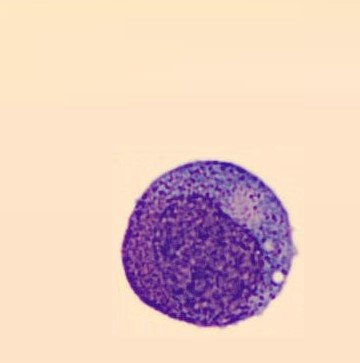
#> input picture Selected_images/Easy1.jpg, 360 x 363 px; its folder holds only this picture in this run
$ python -i pipeline.py   (imports and definitions only)   (older library calls are emulated)
#> lines starting #> are read from the running program, lines starting #| are printed output that depends on the picture; after the words box and inside, x2 and y2 are one past the last pixel; in counts of white or black regions, pixels touching at a corner belong together
"""
Adaptive Multi-Strategy Image Processing Pipeline for Blood Cell Segmentation.

This pipeline automatically tries multiple colour-space + thresholding strategies
on each image and selects the one that produces the most plausible cell mask,
using shape-based quality heuristics (no ground truth needed at runtime).

Strategies explored per image:
    1. HSV Saturation channel + Otsu
    2. CIELAB A* channel + Otsu
    3. Colour distance from estimated background + Otsu
    4. Inverted Grayscale + Otsu
    5. HSV Saturation + Adaptive Gaussian threshold
    6. K-means colour clustering (k=3)
    7. Colour distance + Adaptive threshold with tighter params

Each strategy is scored by a quality metric that rewards:
    - Area ratio within expected cell range (2-20% of image)
    - Circularity / compactness (blood cells are roughly round)
    - Solidity (filled shape, not fragmented)
    - Centredness (cell tends to be near image centre in these micrographs)

The best-scoring strategy's mask is selected as the final output.
"""

import cv2
import numpy as np


# ---------------------------------------------------------------------------
#  Individual pipeline stages
# ---------------------------------------------------------------------------

def estimate_background(img_rgb, margin=15):
    """Estimate background colour from image border pixels."""
    h, w = img_rgb.shape[:2]
    border = np.concatenate([
        img_rgb[:margin, :].reshape(-1, 3),
        img_rgb[-margin:, :].reshape(-1, 3),
        img_rgb[margin:-margin, :margin].reshape(-1, 3),
        img_rgb[margin:-margin, -margin:].reshape(-1, 3),
    ])
    return np.median(border, axis=0).astype(np.float64)


def colour_distance_map(img_rgb, bg_colour):
    """Per-pixel Euclidean distance from estimated background colour."""
    diff = img_rgb.astype(np.float64) - bg_colour
    dist = np.sqrt(np.sum(diff ** 2, axis=2))
    # Normalise to 0-255
    if dist.max() > 0:
        dist = (dist / dist.max() * 255).astype(np.uint8)
    else:
        dist = np.zeros(img_rgb.shape[:2], dtype=np.uint8)
    return dist


def extract_channel(img_rgb, method):
    """Extract a single-channel representation for thresholding."""
    if method == "HSV_S":
        return cv2.cvtColor(img_rgb, cv2.COLOR_RGB2HSV)[:, :, 1]
    elif method == "HSV_V_INV":
        return 255 - cv2.cvtColor(img_rgb, cv2.COLOR_RGB2HSV)[:, :, 2]
    elif method == "LAB_A":
        return cv2.cvtColor(img_rgb, cv2.COLOR_RGB2LAB)[:, :, 1]
    elif method == "LAB_B":
        return cv2.cvtColor(img_rgb, cv2.COLOR_RGB2LAB)[:, :, 2]
    elif method == "GRAY_INV":
        return 255 - cv2.cvtColor(img_rgb, cv2.COLOR_RGB2GRAY)
    elif method == "COL_DIST":
        bg = estimate_background(img_rgb)
        return colour_distance_map(img_rgb, bg)
    else:
        return 255 - cv2.cvtColor(img_rgb, cv2.COLOR_RGB2GRAY)


def apply_clahe(img_rgb, clip_limit=2.0, tile_grid=(8, 8)):
    """
    Adaptive Histogram Equalization (CLAHE) pre-processing step.

    Applies Contrast Limited Adaptive Histogram Equalization to the
    Luminance (L*) channel of the CIELAB colour space.  This improves
    local contrast across the image without over-amplifying noise,
    making the WBC stand out more clearly from the stained background.

    Lecture technique: CV Histogram Equalization / Adaptive HE.
    """
    # Convert RGB -> LAB
    lab = cv2.cvtColor(img_rgb, cv2.COLOR_RGB2LAB)
    l_ch, a_ch, b_ch = cv2.split(lab)

    # Apply CLAHE on the L channel only
    clahe = cv2.createCLAHE(clipLimit=clip_limit, tileGridSize=tile_grid)
    l_eq = clahe.apply(l_ch)

    # Merge back and convert to RGB
    lab_eq = cv2.merge([l_eq, a_ch, b_ch])
    return cv2.cvtColor(lab_eq, cv2.COLOR_LAB2RGB)


def reduce_noise(channel, kernel_size=(5, 5)):
    """Gaussian or bilateral blur for noise suppression."""
    if kernel_size == "bilateral":
        return cv2.bilateralFilter(channel, 9, 75, 75)
    return cv2.GaussianBlur(channel, kernel_size, 0)


def threshold_otsu(blurred):
    """Otsu's automatic global threshold."""
    _, thresh = cv2.threshold(blurred, 0, 255, cv2.THRESH_BINARY + cv2.THRESH_OTSU)
    return thresh


def threshold_adaptive(blurred, block_size=51, C=5):
    """Adaptive Gaussian threshold (handles uneven illumination)."""
    return cv2.adaptiveThreshold(
        blurred, 255, cv2.ADAPTIVE_THRESH_GAUSSIAN_C, cv2.THRESH_BINARY, block_size, -C
    )


def morphological_cleanup(binary, se_size=(5, 5)):
    """Close then open to fill holes and remove small blobs."""
    kernel = cv2.getStructuringElement(cv2.MORPH_ELLIPSE, se_size)
    closed = cv2.morphologyEx(binary, cv2.MORPH_CLOSE, kernel, iterations=3)
    opened = cv2.morphologyEx(closed, cv2.MORPH_OPEN, kernel, iterations=2)
    return opened


def keep_best_contour(binary, min_area=300, fill_holes=False):
    """Keep only the largest contour (filled) above min_area.

    fill_holes: if True, run a flood-fill pass to close internal gaps before
                finding contours.  Only use on the main strategy selection pass,
                NOT inside GrabCut cleanup (recursive amplification risk).
    """
    if fill_holes:
        # Flood-fill from corner to detect enclosed interior holes
        h, w = binary.shape
        flood_filled = binary.copy()
        mask_ff = np.zeros((h + 2, w + 2), np.uint8)
        cv2.floodFill(flood_filled, mask_ff, (0, 0), 255)
        holes = cv2.bitwise_not(flood_filled)
        binary = cv2.bitwise_or(binary, holes)

    contours, _ = cv2.findContours(binary, cv2.RETR_EXTERNAL, cv2.CHAIN_APPROX_SIMPLE)
    if not contours:
        return np.zeros_like(binary), None
    largest = max(contours, key=cv2.contourArea)
    mask = np.zeros_like(binary)
    if cv2.contourArea(largest) > min_area:
        cv2.drawContours(mask, [largest], -1, 255, cv2.FILLED)
        return mask, largest
    return np.zeros_like(binary), None


def kmeans_segment(img_rgb, k=3):
    """K-means clustering in LAB space; select the cluster most different from bg."""
    lab = cv2.cvtColor(img_rgb, cv2.COLOR_RGB2LAB)
    h, w = lab.shape[:2]
    pixels = lab.reshape(-1, 3).astype(np.float32)

    criteria = (cv2.TERM_CRITERIA_EPS + cv2.TERM_CRITERIA_MAX_ITER, 30, 1.0)
    _, labels, centres = cv2.kmeans(pixels, k, None, criteria, 5, cv2.KMEANS_PP_CENTERS)
    labels = labels.reshape(h, w)

    # Estimate background as the cluster that dominates the borders
    border = np.concatenate([
        labels[:10, :].ravel(), labels[-10:, :].ravel(),
        labels[10:-10, :10].ravel(), labels[10:-10, -10:].ravel()
    ])
    bg_label = np.argmax(np.bincount(border.astype(int)))

    # Build mask where all non-bg clusters are foreground
    mask = np.where(labels != bg_label, 255, 0).astype(np.uint8)
    return mask


# ---------------------------------------------------------------------------
#  Quality scoring (self-assessment without ground truth)
# ---------------------------------------------------------------------------

def score_mask(mask, contour, img_shape):
    """
    Score a candidate mask based on shape plausibility.
    Higher is better.  Returns 0.0 if mask is empty.
    """
    h, w = img_shape[:2]
    total_pixels = h * w
    fg_pixels = np.sum(mask > 0)

    if fg_pixels == 0 or contour is None:
        return 0.0

    area_ratio = fg_pixels / total_pixels

    # --- Area score: ideal cell is 2-15% of image ---
    if 0.02 <= area_ratio <= 0.25:
        area_score = 1.0
    elif 0.01 <= area_ratio < 0.02 or 0.25 < area_ratio <= 0.35:
        area_score = 0.6
    elif area_ratio > 0.5:
        area_score = 0.0  # clearly wrong
    else:
        area_score = 0.3

    # --- Circularity score ---
    perimeter = cv2.arcLength(contour, True)
    area = cv2.contourArea(contour)
    if perimeter > 0:
        circularity = 4 * np.pi * area / (perimeter ** 2)
    else:
        circularity = 0
    circ_score = min(circularity / 0.60, 1.0)  # 0.60+ is perfectly acceptable since cells can be irregular

    # --- Solidity score ---
    hull = cv2.convexHull(contour)
    hull_area = cv2.contourArea(hull)
    solidity = area / (hull_area + 1e-6)
    solidity_score = min(solidity / 0.85, 1.0)

    # --- Centredness score (cell should be roughly in image centre) ---
    M = cv2.moments(contour)
    if M["m00"] > 0:
        cx = M["m10"] / M["m00"]
        cy = M["m01"] / M["m00"]
        dist_from_centre = np.sqrt((cx - w/2)**2 + (cy - h/2)**2)
        max_dist = np.sqrt((w/2)**2 + (h/2)**2)
        centredness = 1.0 - (dist_from_centre / max_dist)
    else:
        centredness = 0.0

    # Weighted combination
    score = (
        0.40 * area_score
        + 0.20 * circ_score
        + 0.25 * solidity_score
        + 0.15 * centredness
    )
    return score


# ---------------------------------------------------------------------------
#  Strategy definitions
# ---------------------------------------------------------------------------

def _run_single_strategy(img_rgb, channel_method, threshold_fn, blur_k, morph_se, min_area):
    """Run one complete strategy and return (mask, contour, stage_images)."""
    stages = {}

    # 1. Channel extraction
    channel = extract_channel(img_rgb, channel_method)
    stages["01_channel"] = channel

    # 2. Noise reduction
    blurred = reduce_noise(channel, blur_k)
    stages["02_blurred"] = blurred

    # 3. Thresholding
    thresh = threshold_fn(blurred)
    stages["03_threshold"] = thresh

    # 4. Morphology
    cleaned = morphological_cleanup(thresh, morph_se)
    stages["04_morphology"] = cleaned

    # 5. Largest contour
    mask, contour = keep_best_contour(cleaned, min_area, fill_holes=True)
    stages["05_mask"] = mask

    return mask, contour, stages


def _build_strategies():
    """Return a list of (name, channel, threshold_fn, blur_kernel, morph_se, min_area) tuples.

    Each strategy is chosen deliberately for a specific reason:
      1. HSV_S + Gaussian + Otsu   — baseline for well-stained cells (high saturation contrast)
      2. LAB_A + Gaussian + Otsu   — directly captures the magenta stain on the A* axis
      3. LAB_A + Bilateral + Otsu  — same channel, edge-preserving blur for cleaner boundaries
      4. ColDist + Gaussian + Otsu — background-adaptive; handles slide colour variation
      5. LAB_A + Gaussian + Adapt  — handles uneven microscope illumination via local threshold
    Strategy 6 (K-Means k=3) is handled separately in run_pipeline.
    """
    return [
        # (name,              channel,    thresh_fn,       blur_k,       morph_se, min_area)
        ("HSV_S+Otsu",        "HSV_S",    threshold_otsu,  (7, 7),       (5, 5),   500),
        ("LAB_A+Otsu",        "LAB_A",    threshold_otsu,  (7, 7),       (5, 5),   500),
        ("LAB_A+Bilat+Otsu",  "LAB_A",    threshold_otsu,  "bilateral",  (5, 5),   500),
        ("ColDist+Otsu",      "COL_DIST", threshold_otsu,  (7, 7),       (5, 5),   500),
        ("LAB_A+Adapt",       "LAB_A",    lambda b: threshold_adaptive(b, 51, 5),
                                                           (7, 7),       (7, 7),   500),
    ]


# ---------------------------------------------------------------------------
#  Main adaptive pipeline
# ---------------------------------------------------------------------------

def generate_output_image(img_rgb, mask):
    """Apply mask to original image with white background."""
    white_bg = np.full_like(img_rgb, 255)
    mask_3ch = np.stack([mask] * 3, axis=-1)
    return np.where(mask_3ch == 255, img_rgb, white_bg)


def run_pipeline(img_rgb, method=None, blur_k=(7, 7), morph_se=(5, 5),
                 min_area=500, save_stages_dir=None):
    """
    Adaptive pipeline: tries multiple strategies, scores each, picks the best.

    Parameters
    ----------
    img_rgb : ndarray   – Input image in RGB.
    method  : str|None  – If given, force a single strategy (backward compat).
    save_stages_dir : str|None – If given, save all intermediate images.

    Returns
    -------
    output_img : ndarray – Segmented cell on white background.
    final_mask : ndarray – Binary mask (0/255).
    """
    best_score = -1
    best_mask = np.zeros(img_rgb.shape[:2], dtype=np.uint8)
    best_stages = {}
    best_name = "none"

    # -----------------------------------------------------------------------
    # PRE-PROCESSING: Adaptive Histogram Equalization (CLAHE)
    # Enhances local contrast on the Luminance channel before any strategy
    # runs. Lecture technique: CV Adaptive Histogram Equalization.
    # -----------------------------------------------------------------------
    img_clahe = apply_clahe(img_rgb)

    strategies = _build_strategies()

    # Also include K-means as a special strategy
    kmeans_mask_raw = kmeans_segment(img_clahe, k=3)
    kmeans_cleaned = morphological_cleanup(kmeans_mask_raw, (5, 5))
    kmeans_final, kmeans_contour = keep_best_contour(kmeans_cleaned, min_area, fill_holes=True)
    kmeans_score = score_mask(kmeans_final, kmeans_contour, img_rgb.shape)

    candidate_results = [("KMeans_k3", kmeans_final, kmeans_contour, kmeans_score,
                          {"01_channel": kmeans_mask_raw, "02_blurred": kmeans_mask_raw,
                           "03_threshold": kmeans_mask_raw, "04_morphology": kmeans_cleaned,
                           "05_mask": kmeans_final})]

    for name, ch_method, thresh_fn, bk, ms, ma in strategies:
        try:
            mask, contour, stages = _run_single_strategy(img_clahe, ch_method, thresh_fn, bk, ms, ma)
            s = score_mask(mask, contour, img_clahe.shape)
            candidate_results.append((name, mask, contour, s, stages))
        except Exception:
            pass

    # Pick the best
    for name, mask, contour, score, stages in candidate_results:
        if score > best_score:
            best_score = score
            best_mask = mask
            best_stages = stages
            best_name = name

    # --- Edge refinement on the winning mask ---
    best_mask = _refine_mask_edges(img_rgb, best_mask)

    # Generate output
    output_img = generate_output_image(img_rgb, best_mask)

    # Save stages
    if save_stages_dir:
        import os
        from .utils import save_image, ensure_dir
        ensure_dir(save_stages_dir)

        save_image(img_rgb, os.path.join(save_stages_dir, "00_original.jpg"))
        for stage_name, stage_img in sorted(best_stages.items()):
            is_color = len(stage_img.shape) == 3
            save_image(stage_img, os.path.join(save_stages_dir, f"{stage_name}.jpg"),
                       is_rgb=is_color)
        save_image(best_mask, os.path.join(save_stages_dir, "06_final_mask.jpg"), is_rgb=False)
        save_image(output_img, os.path.join(save_stages_dir, "07_segmented_output.jpg"))

        # Save strategy info
        with open(os.path.join(save_stages_dir, "strategy_info.txt"), "w") as f:
            f.write(f"Selected strategy: {best_name}\n")
            f.write(f"Score: {best_score:.4f}\n\n")
            f.write("All candidates:\n")
            for name, _, _, score, _ in candidate_results:
                marker = " <-- SELECTED" if name == best_name else ""
                f.write(f"  {name:20s}  score={score:.4f}{marker}\n")

    return output_img, best_mask


def _refine_mask_edges(img_rgb, mask):
    """
    GrabCut refinement: use the coarse mask as initialisation and let
    GrabCut refine the boundary using colour information.
    Falls back to original mask if GrabCut fails.
    """
    if np.sum(mask > 0) == 0:
        return mask

    try:
        h, w = mask.shape
        img_bgr = cv2.cvtColor(img_rgb, cv2.COLOR_RGB2BGR)

        # Build GrabCut init mask
        gc_mask = np.where(mask > 0, cv2.GC_PR_FGD, cv2.GC_PR_BGD).astype(np.uint8)

        # Fixed, empirically-tuned margins: erode=2 (tight sure-fg), dilate=8 (generous uncertain zone)
        kernel = cv2.getStructuringElement(cv2.MORPH_ELLIPSE, (9, 9))
        sure_fg = cv2.erode(mask, kernel, iterations=2)
        gc_mask[sure_fg > 0] = cv2.GC_FGD

        # Dilate to get definite background
        sure_bg = cv2.dilate(mask, kernel, iterations=8)
        gc_mask[sure_bg == 0] = cv2.GC_BGD

        bgd_model = np.zeros((1, 65), np.float64)
        fgd_model = np.zeros((1, 65), np.float64)

        cv2.grabCut(img_bgr, gc_mask, None, bgd_model, fgd_model, 5, cv2.GC_INIT_WITH_MASK)

        refined = np.where((gc_mask == cv2.GC_FGD) | (gc_mask == cv2.GC_PR_FGD), 255, 0).astype(np.uint8)

        # Final cleanup
        refined = morphological_cleanup(refined, (3, 3))
        refined, _ = keep_best_contour(refined, 300)

        # Refined should be somewhere close in size to original
        orig_area = np.sum(mask > 0)
        new_area = np.sum(refined > 0)
        if new_area == 0 or new_area > orig_area * 3 or new_area < orig_area * 0.2:
            return mask

        return refined
    except Exception:
        return mask

>>> import cv2
>>> picture = cv2.cvtColor(cv2.imread('../Selected_images/Easy1.jpg'), cv2.COLOR_BGR2RGB)
>>> result = run_pipeline(picture)
#> in apply_clahe, `l_eq = clahe.apply(l_ch)`:
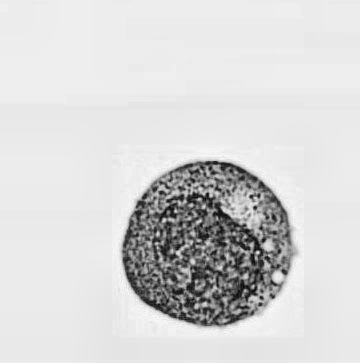
#> l_eq: shape (363, 360); min 12, max 249, mean 213.5
#> in kmeans_segment, `_, labels, centres = cv2.kmeans(pixels, k, None, criteria, 5, cv2.KMEA..`: centres = [[234.5, 132.3, 144.4], [147.9, 159.6, 96.59], [70.04, 167.9, 86.49]]
#> in kmeans_segment, `labels = labels.reshape(h, w)`:
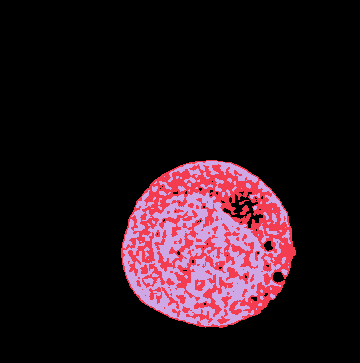
#> labels: shape (363, 360) int32; 3 distinct labels, from 0 to 2; one colour per label, 0 black
#> in kmeans_segment, `border = np.concatenate([ labels[:10, :].ravel(), labels[-10:, :].rave..`: border = 14060 values from 0 to 0
#> in kmeans_segment, `bg_label = np.argmax(np.bincount(border.astype(int)))`: bg_label = 0
#> in keep_best_contour, `contours, _ = cv2.findContours(binary, cv2.RETR_EXTERNAL, cv2.CHAIN_AP..`: contours = 1 contour; box (x1, y1, x2, y2) and area: (121, 160, 296, 328) 22213
#> in keep_best_contour, `largest = max(contours, key=cv2.contourArea)`: largest = contour of 286 points, box (x1, y1, x2, y2) (121, 160, 296, 328), area 22213
#> in run_pipeline, `kmeans_final, kmeans_contour = keep_best_contour(kmeans_cleaned, min_a..`: kmeans_contour has the same summary as largest in keep_best_contour
#> in score_mask, `fg_pixels = np.sum(mask > 0)`: fg_pixels = 22459
#> in score_mask, `area_ratio = fg_pixels / total_pixels`: area_ratio = 0.172
#> in score_mask, `perimeter = cv2.arcLength(contour, True)`: perimeter = 570.4
#> in score_mask, `area = cv2.contourArea(contour)`: area = 22213
#> in score_mask, `circularity = 4 * np.pi * area / (perimeter ** 2)`: circularity = 0.858
#> in score_mask, `circ_score = min(circularity / 0.60, 1.0)`: circ_score = 1
#> in score_mask, `hull = cv2.convexHull(contour)`: hull = contour of 51 points, box (x1, y1, x2, y2) (121, 160, 296, 328), area 22484
#> in score_mask, `hull_area = cv2.contourArea(hull)`: hull_area = 22483.5
#> in score_mask, `solidity = area / (hull_area + 1e-6)`: solidity = 0.988
#> in score_mask, `solidity_score = min(solidity / 0.85, 1.0)`: solidity_score = 1
#> in score_mask, `M = cv2.moments(contour)`: M = moments, m00 22213, centre m10/m00, m01/m00 = (207.5, 244.2)
#> in score_mask, `cx = M["m10"] / M["m00"]`: cx = 207.5
#> in score_mask, `cy = M["m01"] / M["m00"]`: cy = 244.2
#> in score_mask, `dist_from_centre = np.sqrt((cx - w/2)**2 + (cy - h/2)**2)`: dist_from_centre = 68.52
#> in score_mask, `centredness = 1.0 - (dist_from_centre / max_dist)`: centredness = 0.732
#> in score_mask, `score = ( 0.40 * area_score + 0.20 * circ_score + 0.25 * solidity_scor..`: score = 0.96
#> the loop in run_pipeline, `for name, ch_method, thresh_fn, bk, ms, ma in strategies:` made 5 passes
#> (fg_pixels in score_mask, area_ratio in score_mask, perimeter in score_mask, area in score_mask, circularity in score_mask, circ_score in score_mask, hull_area in score_mask, solidity in score_mask) on passes 1, 2, 3, 5: (21373, 0.164, 569.1, 21124.5, 0.82, 1, 21572.5, 0.979), (22399, 0.171, 562.1, 22156.5, 0.881, 1, 22369, 0.991), (22406, 0.171, 564.1, 22162.5, 0.875, 1, 22400.5, 0.989), (4163, 0.0319, 448.9, 3974, 0.248, 0.413, 6341.5, 0.627)
#> pass 1, in _run_single_strategy, `blurred = reduce_noise(channel, blur_k)`:
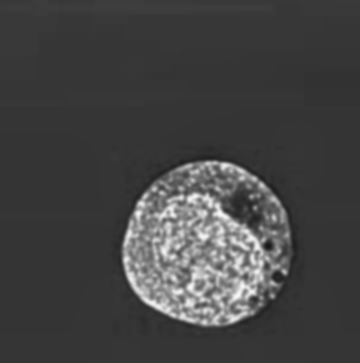
#> blurred: shape (363, 360); min 21, max 250, mean 67.6
#> pass 1, in morphological_cleanup (call 2), `closed = cv2.morphologyEx(binary, cv2.MORPH_CLOSE, kernel, iterations=3)`:
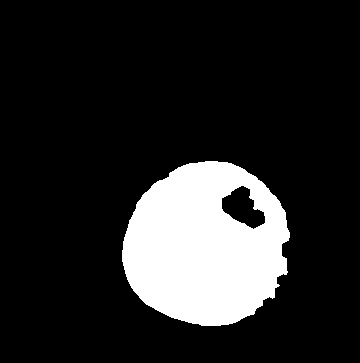
#> closed: shape (363, 360); 15.6% white; 1 white region, box (x1, y1, x2, y2) and area: (122, 161, 290, 326) 20337
#> after the loop in run_pipeline, `for name, ch_method, thresh_fn, bk, ms, ma in strategies:`:
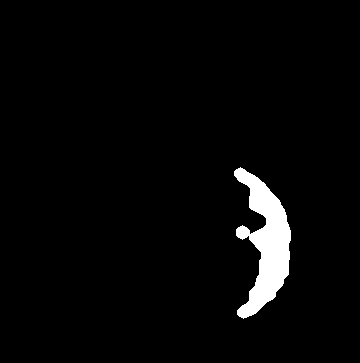
#> mask: shape (363, 360); 3.2% white; 1 white region, box (x1, y1, x2, y2) and area: (234, 167, 291, 319) 4163
#> after the loop in run_pipeline, `for name, ch_method, thresh_fn, bk, ms, ma in strategies:`: candidate_results = 6 items
#> the loop in run_pipeline, `for name, mask, contour, score, stages in candidate_results:` made 6 passes
#> (name, score, best_score, best_name) on passes 1 to 2: ('KMeans_k3', 0.96, 0.96, 'KMeans_k3'), ('HSV_S+Otsu', 0.96, 0.96, 'HSV_S+Otsu')
#> after the loop in run_pipeline, `for name, mask, contour, score, stages in candidate_results:`: best_score = 0.96
#> in _refine_mask_edges, img_bgr is the input picture: shape (363, 360, 3); mean B, G, R 191.9, 201.6, 230.2
#> in _refine_mask_edges, `gc_mask[sure_fg > 0] = cv2.GC_FGD`:
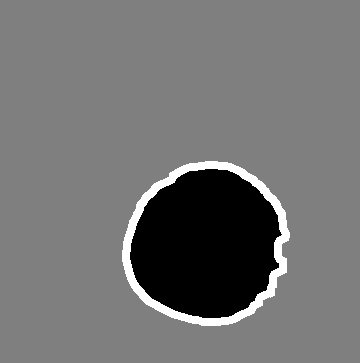
#> gc_mask: shape (363, 360); min 1, max 3, mean 1.9; drawn with min black and max white
#> in keep_best_contour (call 7), `contours, _ = cv2.findContours(binary, cv2.RETR_EXTERNAL, cv2.CHAIN_AP..`: contours = 1 contour; box (x1, y1, x2, y2) and area: (122, 160, 297, 328) 22195
#> in _refine_mask_edges, `orig_area = np.sum(mask > 0)`: orig_area = 21373
#> in _refine_mask_edges, `new_area = np.sum(refined > 0)`: new_area = 22450
#> in generate_output_image, `return np.where(mask_3ch == 255, img_rgb, white_bg)`:
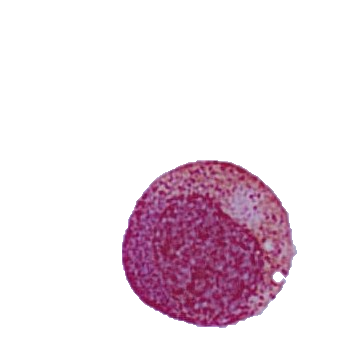
#> returned value: shape (363, 360, 3); mean of channels 0, 1, 2 231.6, 223.5, 237.3; drawn as B, G, R
